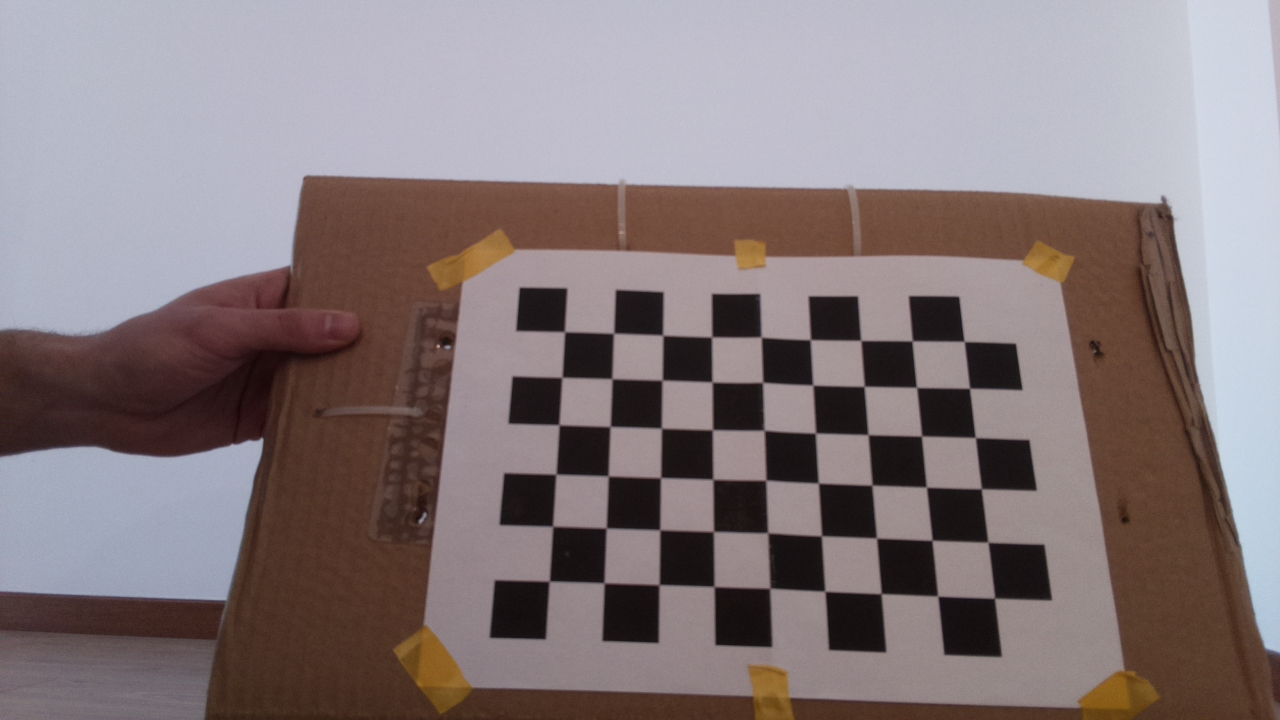
#> input picture calib/test0.jpeg, 1280 x 720 px; its folder holds 5 pictures in this run
$ python calibrate.py
#> lines starting #> are read from the running program, lines starting #| are printed output that depends on the picture; after the words box and inside, x2 and y2 are one past the last pixel; in counts of white or black regions, pixels touching at a corner belong together
import numpy as np
import cv2 as cv
import glob

# 25mm per square
criteria = (cv.TERM_CRITERIA_EPS + cv.TERM_CRITERIA_MAX_ITER, 25, 0.001)

objp = np.zeros((6*9, 3), np.float32)
objp[:, :2] = np.mgrid[0:9, 0:6].T.reshape(-1, 2)

objpoints = []
imgpoints = []

images = glob.glob('calib/*.jpeg')

for image_file in images:
    print(image_file)
    img = cv.imread(image_file)
#> img is the input picture: shape (720, 1280, 3); mean B, G, R 123.9, 121.7, 133.8
    gray = cv.cvtColor(img, cv.COLOR_BGR2GRAY)
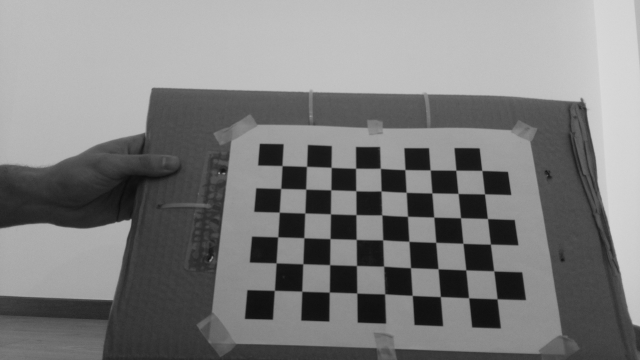
#> gray: shape (720, 1280) (shown at 1/2 size); min 11, max 218, mean 125.5
    # find corners
    ret, corners = cv.findChessboardCorners(gray, (9, 6), None)
#> ret = True; corners = 54 rows, first 8: [565.2, 332.1], [613.6, 333.2], [662.9, 335.5], [711.4, 337.2], [760.8, 336.9], [809.8, 339.9], [860.8, 340.6], [911.9, 341]
    if ret:
        objpoints.append(objp)
        # find more accurate corners
        acc_corners = cv.cornerSubPix(gray, corners, (11, 11), (-1, 1), criteria)
#> acc_corners = 54 rows, first 8: [564.5, 331.7], [613.6, 333.3], [662.8, 335.2], [711.7, 336.9], [761.2, 337], [810.3, 339.7], [860.8, 340.4], [912.2, 340.8]
        imgpoints.append(acc_corners)

        img = cv.drawChessboardCorners(img, (9, 6), acc_corners, ret)
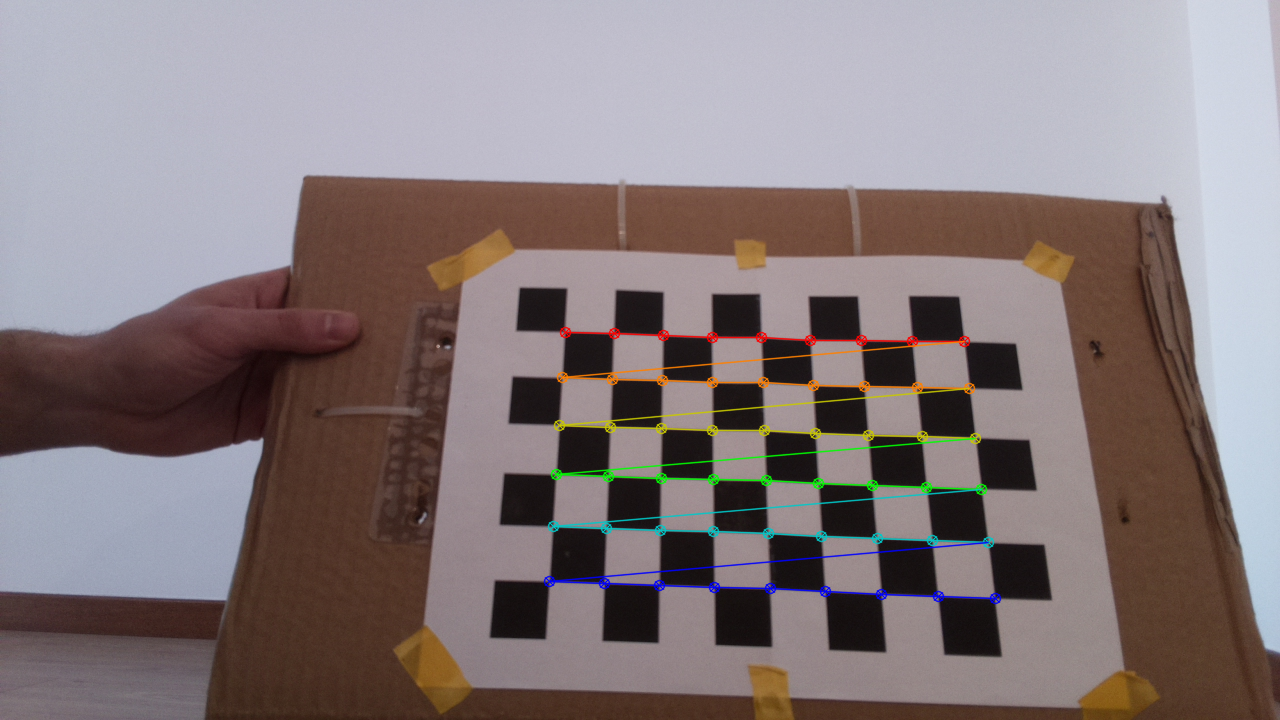
#> img: shape (720, 1280, 3); 1.97% of pixels changed, all inside (x1, y1, x2, y2) = (543, 326, 1002, 605)
        cv.imshow("calibration image", img)
        cv.waitKey(500)
#> pass 2 of the loop `for image_file in images:`:
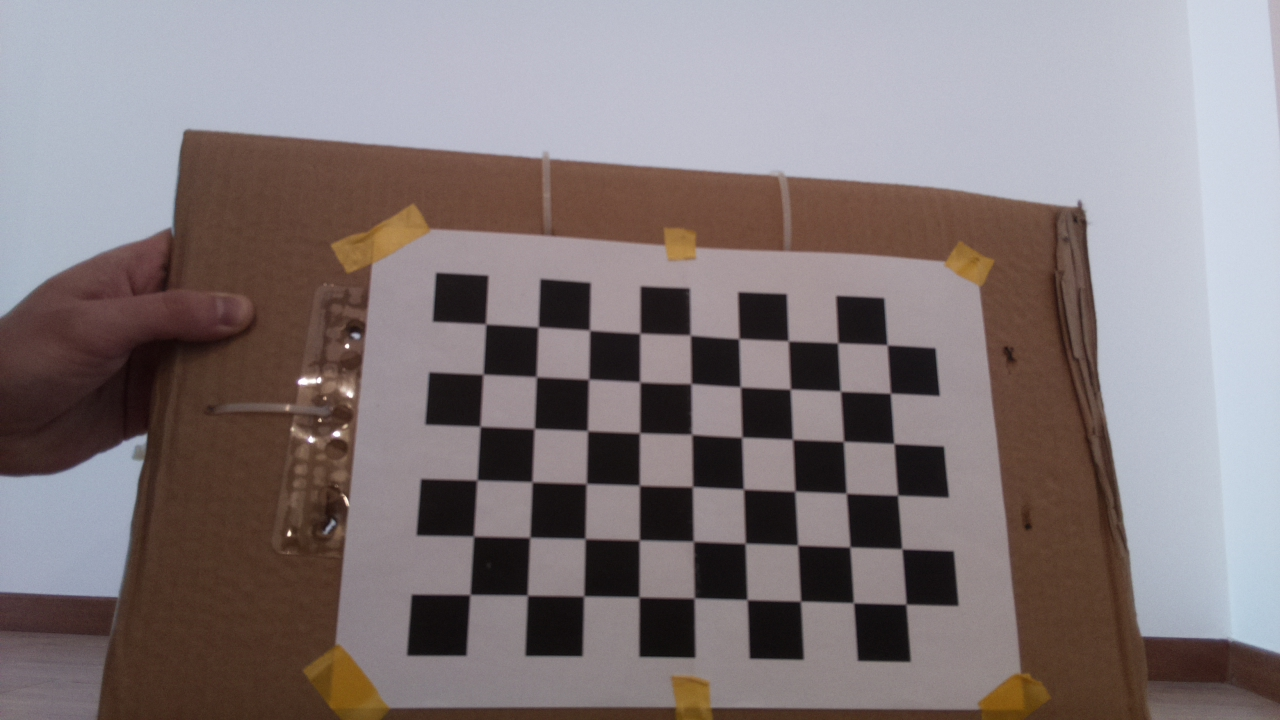
#> input picture calib/test10.jpeg, 1280 x 720 px
#> img is the input picture: shape (720, 1280, 3); mean B, G, R 122.5, 121.1, 131.1
#> `gray = cv.cvtColor(img, cv.COLOR_BGR2GRAY)`:
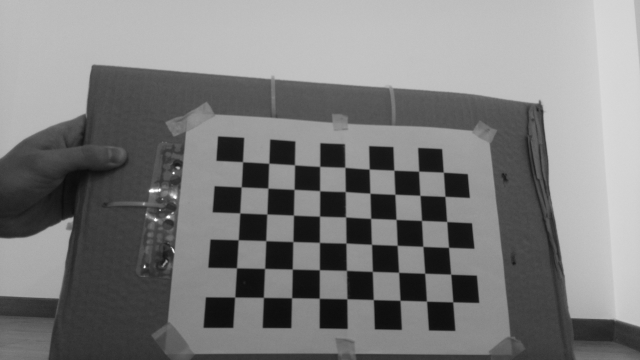
#> gray: shape (720, 1280) (shown at 1/2 size); min 9, max 255, mean 124.2
#> corners = 54 rows, first 8: [486.1, 324.2], [538.2, 327.1], [590.4, 330.7], [640, 333], [690.6, 335.5], [738.6, 338.9], [787.7, 340.7], [837.6, 342.9]
#> acc_corners = 54 rows, first 8: [485.6, 324], [538.1, 327], [589.6, 330.2], [639.9, 333.3], [690.3, 335.1], [738.8, 338.6], [788.3, 340.8], [837.8, 342.8]
#> `img = cv.drawChessboardCorners(img, (9, 6), acc_corners, ret)`:
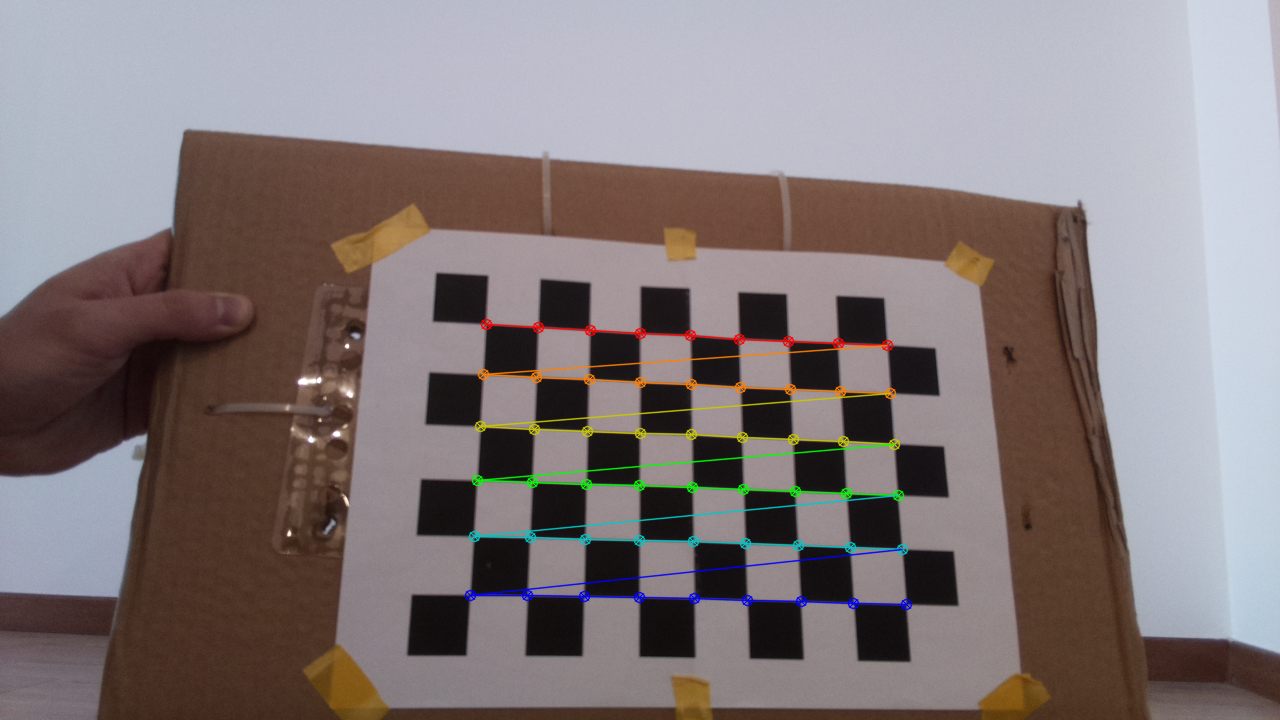
#> img: shape (720, 1280, 3); 1.96% of pixels changed, all inside (x1, y1, x2, y2) = (464, 318, 913, 611)
#> pass 3 of the loop `for image_file in images:`:
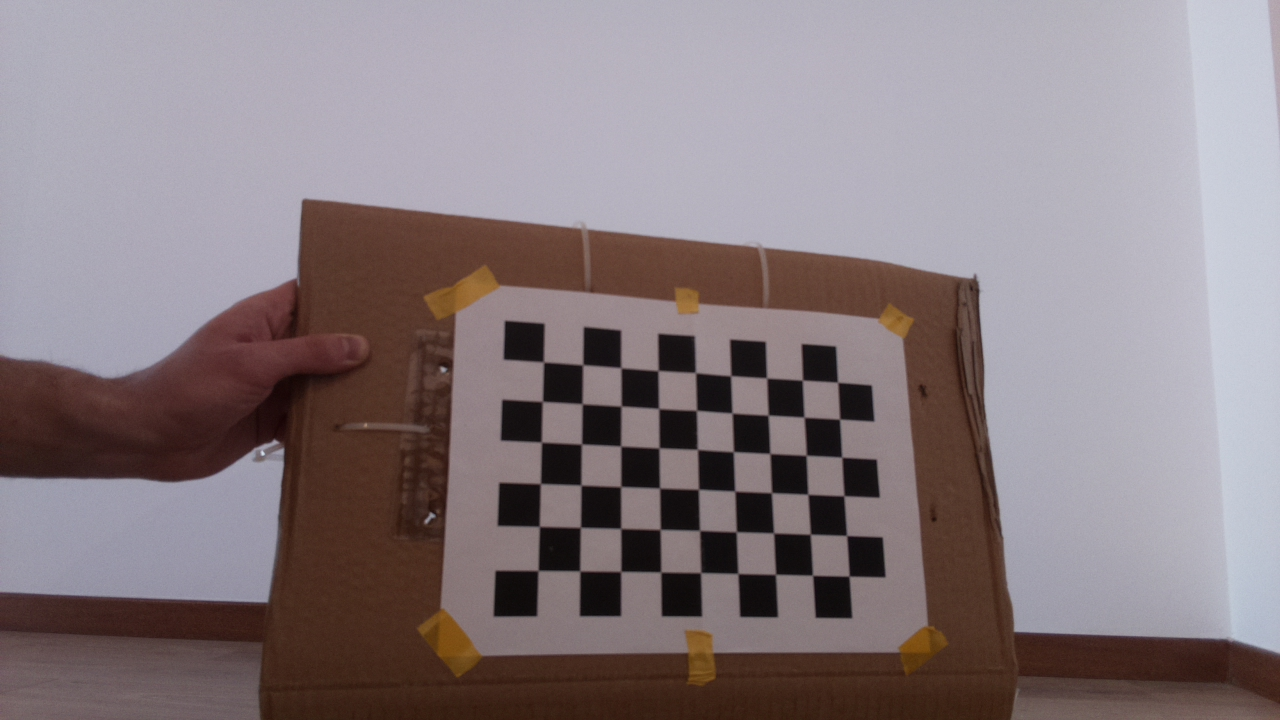
#> input picture calib/test11.jpeg, 1280 x 720 px
#> img is the input picture: shape (720, 1280, 3); mean B, G, R 128.2, 124.1, 135.9
#> `gray = cv.cvtColor(img, cv.COLOR_BGR2GRAY)`:
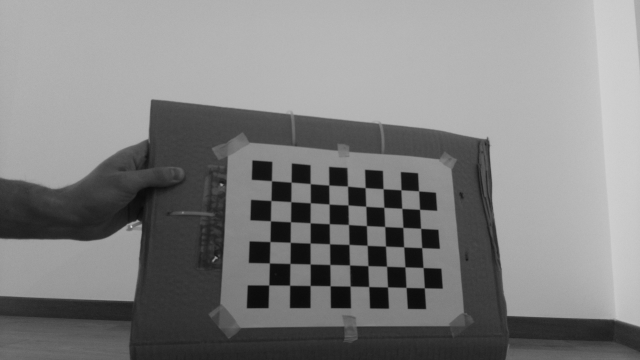
#> gray: shape (720, 1280) (shown at 1/2 size); min 8, max 221, mean 128.1
#> corners = 54 rows, first 8: [544, 362.2], [582.9, 364.7], [621.1, 367.7], [658, 370.5], [695.4, 372.7], [730.5, 375.8], [766.5, 377.9], [802.3, 380.1]
#> acc_corners = 54 rows, first 8: [543.5, 361.9], [582.7, 364.8], [620.9, 367.7], [658.1, 370.5], [695.5, 372.6], [730.7, 375.7], [766.7, 378], [802.4, 380.1]
#> `img = cv.drawChessboardCorners(img, (9, 6), acc_corners, ret)`:
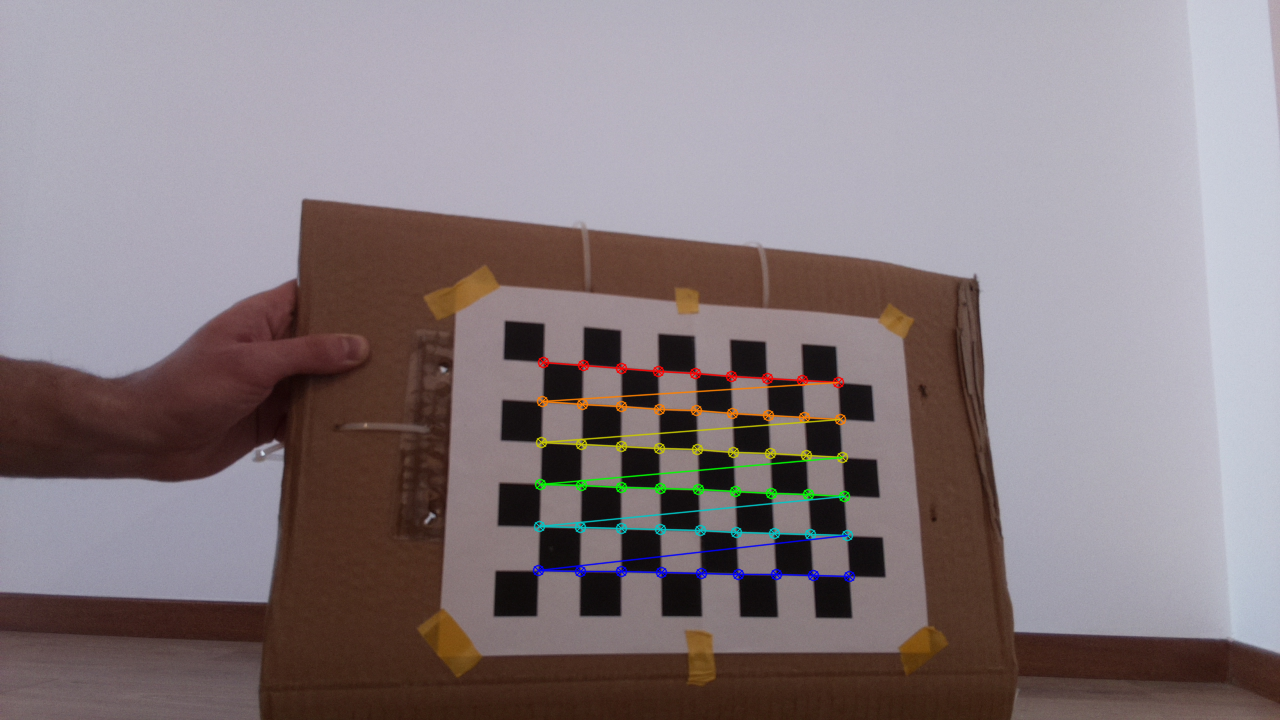
#> img: shape (720, 1280, 3); 1.53% of pixels changed, all inside (x1, y1, x2, y2) = (532, 356, 856, 583)
#> the loop made 5 passes; the first 3 are shown

cv.destroyAllWindows()

ret, mtx, dist, rvecs, tvecs = cv.calibrateCamera(objpoints, imgpoints, gray.shape[::-1], None, None)

# test undistortion on one image

img = cv.imread("calib/test15.jpeg")
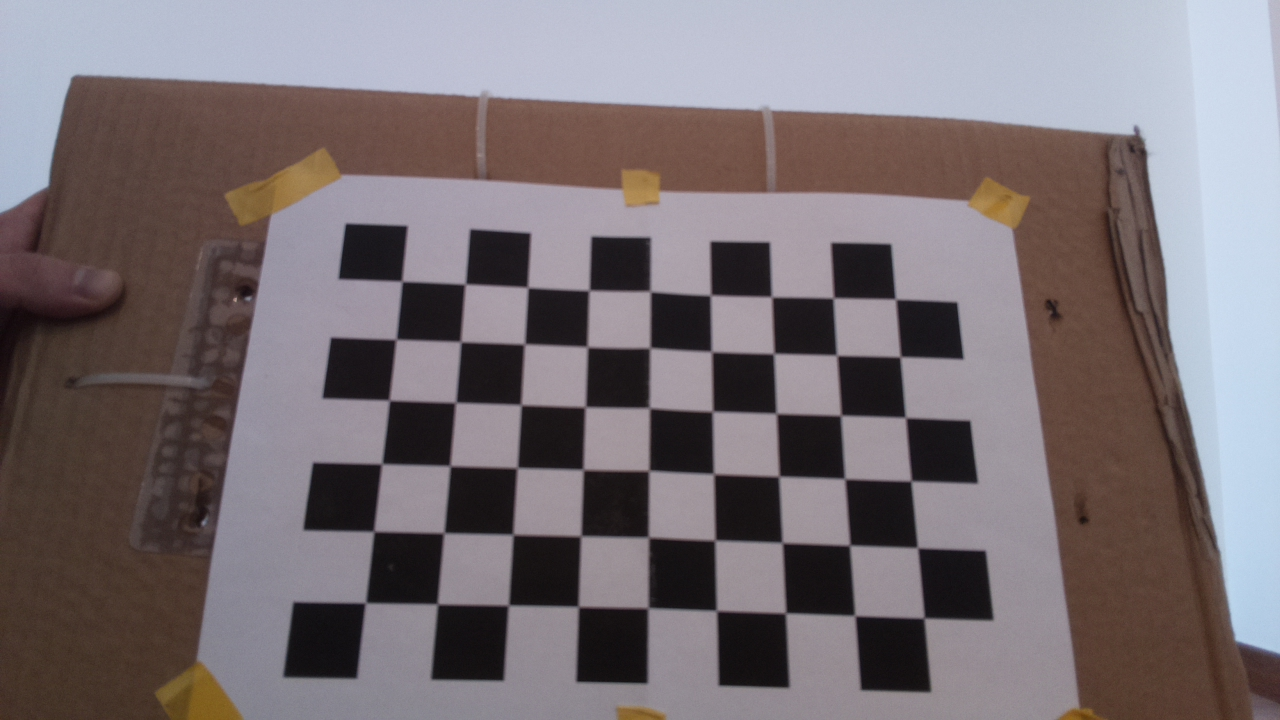
#> input picture calib/test15.jpeg, 1280 x 720 px
#> img is the input picture: shape (720, 1280, 3); mean B, G, R 116.1, 112.2, 121.1
height, width = img.shape[:2]
new_matrix, roi = cv.getOptimalNewCameraMatrix(mtx, dist, (width, height), 1, (width, height))

dst = cv.undistort(img, mtx, dist, None, new_matrix)
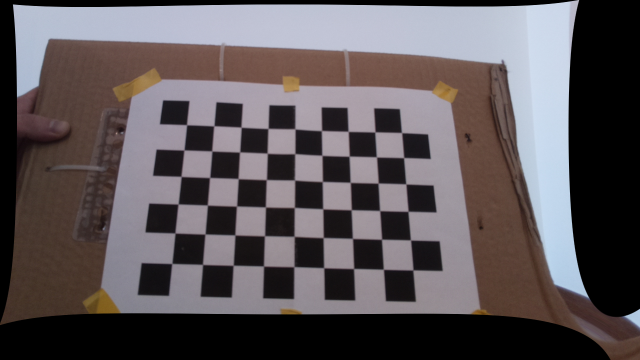
#> dst: shape (720, 1280, 3) (shown at 1/2 size); mean B, G, R 88.2, 85.3, 92
x, y, w, h = roi
dst = dst[y:y+h, x:x+w]
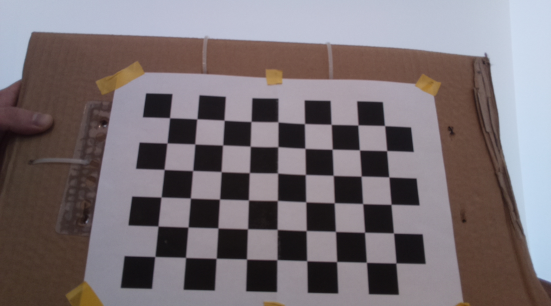
#> dst: shape (612, 1102, 3) (shown at 1/2 size); mean B, G, R 116, 112.1, 120.9
cv.imwrite("calibresult.jpeg", dst)

total_error = 0
mean_err = 0
for i in range(len(objpoints)):
    imgpoints2, _ = cv.projectPoints(objpoints[i], rvecs[i], tvecs[i], mtx, dist)
    error = cv.norm(imgpoints[i], imgpoints2, cv.NORM_L2) / len(imgpoints2)
    total_error += error

mean_err = total_error / len(objpoints)
print(mean_err)

np.savez("coef.npz", ret=ret, mtx=mtx, dist=dist, rvecs=rvecs, tvecs=tvecs)
